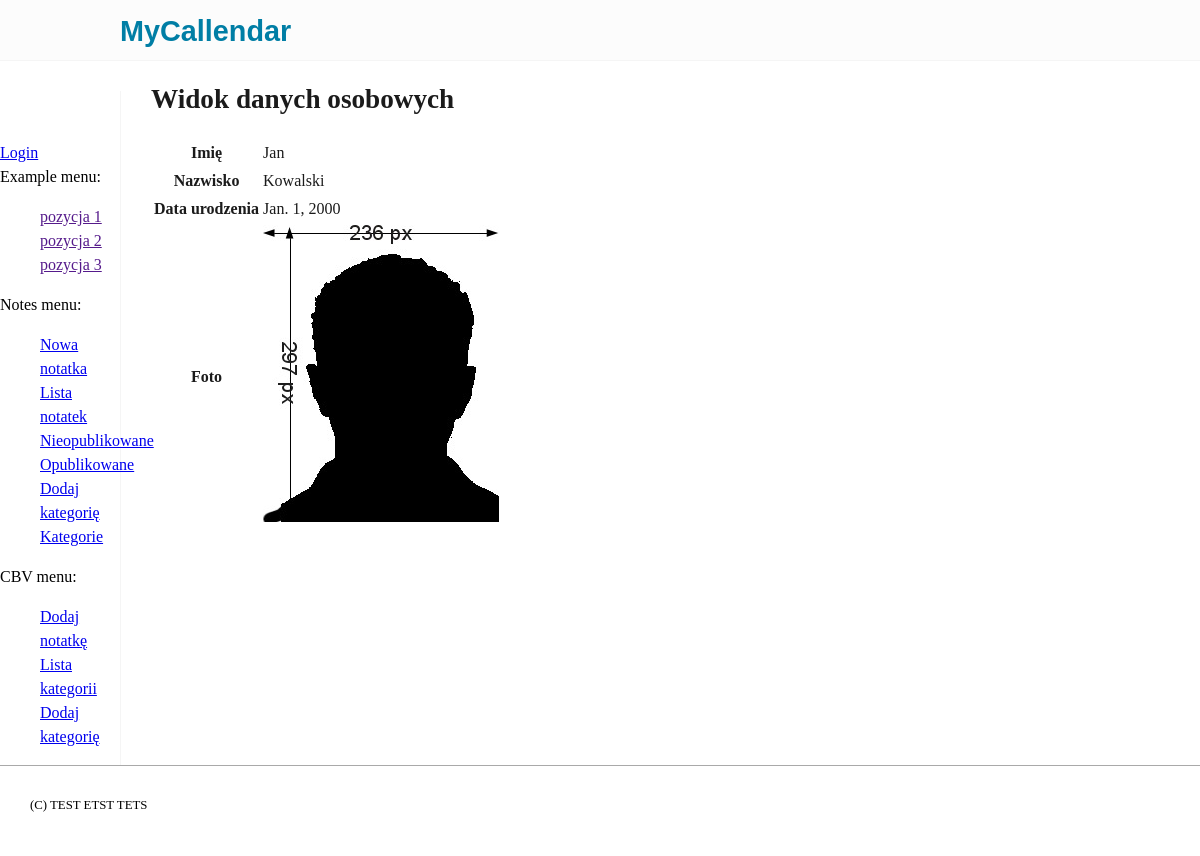
The page /examples/personaldata/1/ on the database its author committed.
### examples/models.py (models this page shows, shortened)
class PersonalData(models.Model):
    photo = models.ImageField(null=True, upload_to=person_media_path)
    first_name = models.CharField(max_length=30, help_text="Podaj imię - zawsze od dużej litery")
    last_name = models.CharField(max_length=30)
    date_of_birth = models.DateField()
    gender = models.CharField(max_length=1, choices=(('f', 'Kobieta'), ('m', 'Mężczyzna'), ('o', 'Nie podaję')))
    languages = models.ManyToManyField('examples.Language')
    class Meta:
        ordering = ('first_name', 'last_name')
        verbose_name = "Osoba"
        verbose_name_plural = "Osoby"

### examples/views.py (the view)
# urls.py: path('personaldata/<int:id>/', views.personal_data_detail, name='examples_person_detail'),
def personal_data_detail(request, id):
    personal_data = get_object_or_404(PersonalData, id=id)
    ctx = {'personal_data': personal_data}
    return render(request, 'examples/personal_data_detail.html', ctx)

### examples/templates/examples/personal_data_detail.html (shortened to what this page needs)
{% extends 'examples/base.html' %}
{% block main_content %}
<h1> Widok danych osobowych</h1>
<table>
    <tr>
        <th>Imię</th><td>{{ personal_data.first_name }}</td>
    </tr>
    <tr>
        <th>Nazwisko</th><td>{{ personal_data.last_name }}</td>
    </tr>
    <tr>
        <th>Data urodzenia</th><td>{{ personal_data.date_of_birth }}</td>
    </tr>
    <tr>
        <th>Foto</th><td> {% if personal_data.photo %} <img src="{{ personal_data.photo.url }}"> {% endif %}</td>
    </tr>
</table>
{% endblock %}

### examples/static/examples/css/style.css (style rules this page uses)
body { width:100%; border:0; margin:0; padding:0; font-size:16px; line-height:1.5; }
h1,h2,h3, { font-family: sans-serif; color: #1b1b1b; }
h1 { font-size:1.7rem; }

### rows shown on the page
PersonalData: first_name "Jan", last_name "Kowalski", date_of_birth "Jan. 1, 2000", photo (picture)
